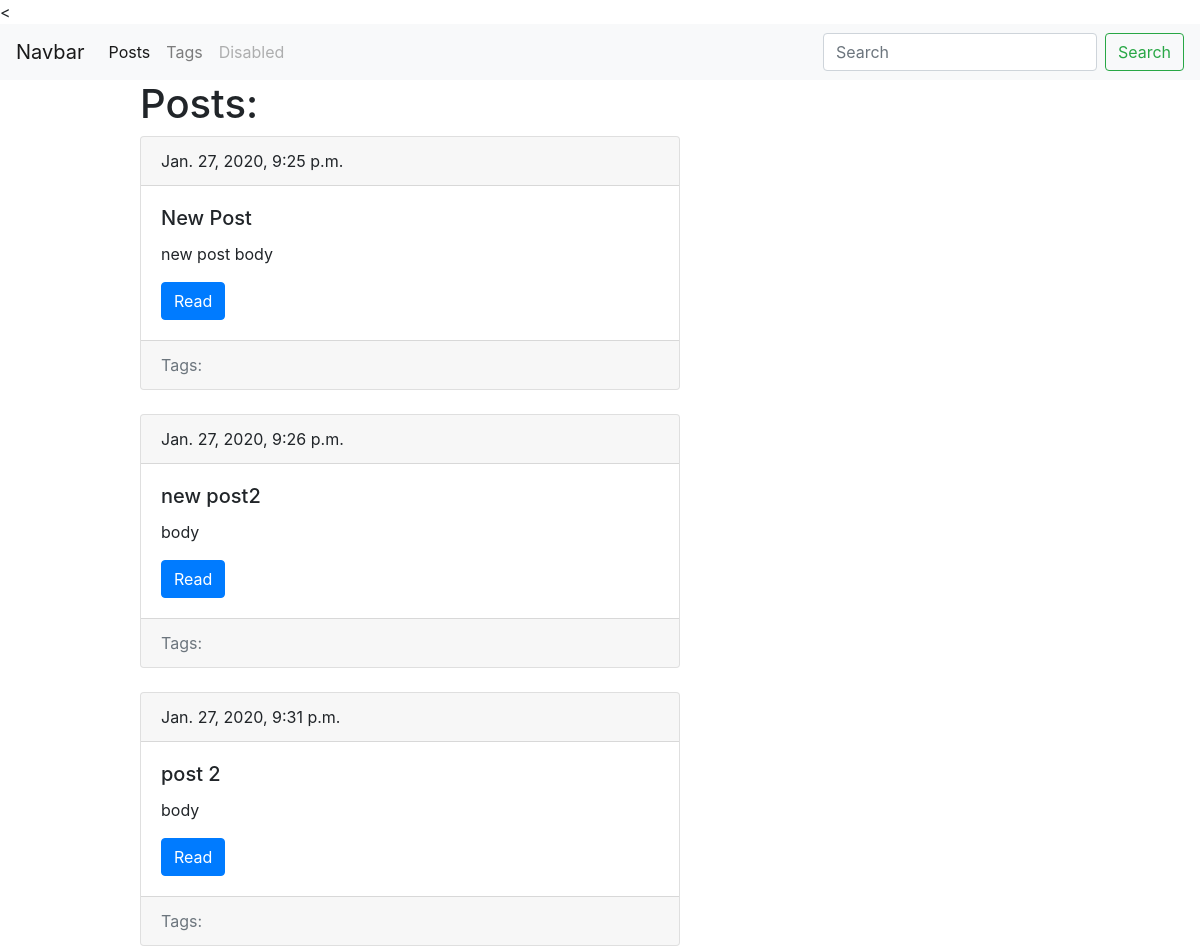
The page /blog/ (upper part) on the database as committed earlier.
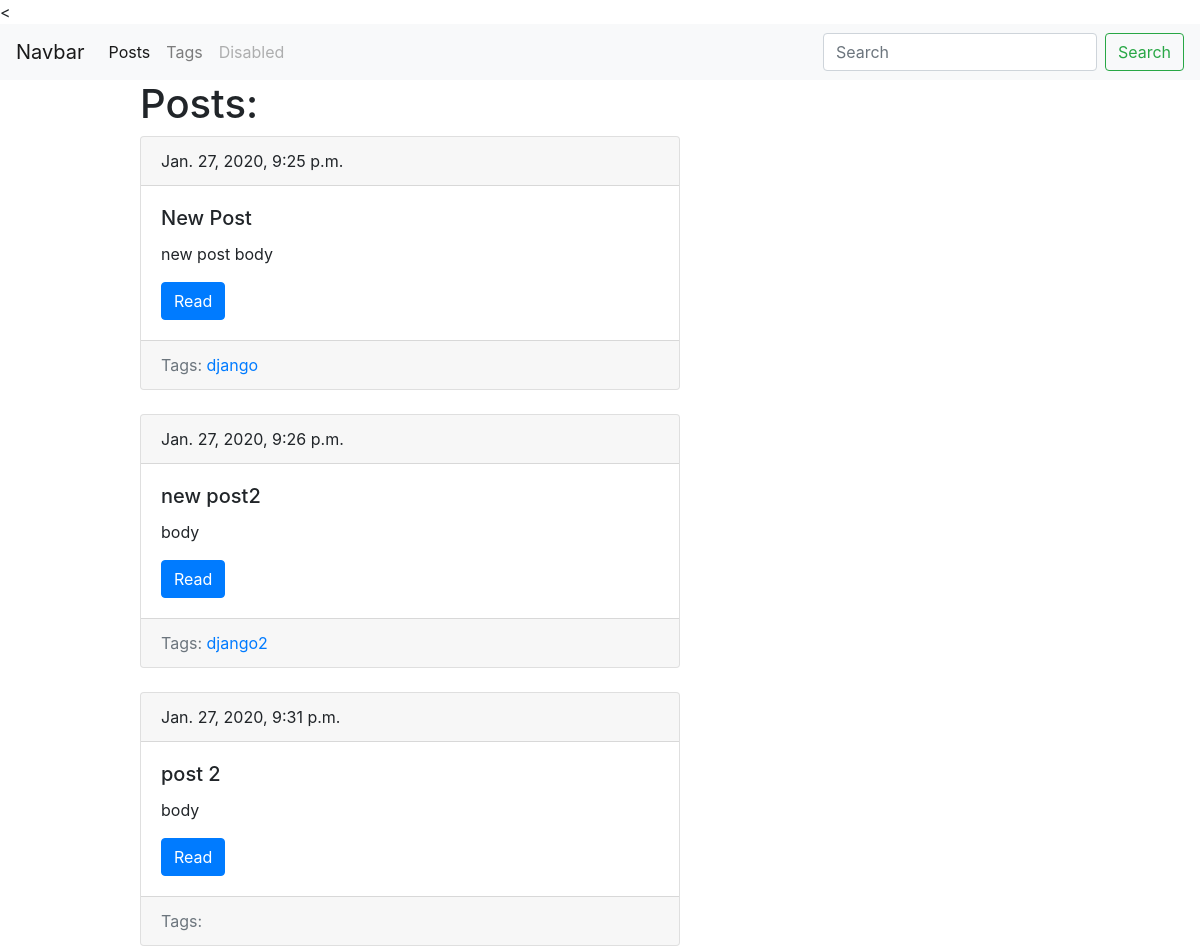
The same page on the database as committed later.
### blog/models.py (models this page shows, shortened)
class Post(models.Model):
    title = models.CharField(max_length=150, db_index=True)
    slug = models.SlugField(max_length=150, unique=True) # урлы, чпу
    body = models.TextField(blank=True, db_index=True)
    tags = models.ManyToManyField('Tag', blank=True, related_name='posts') # связь многое к многим для связи с тегами
    date_pub = models.DateTimeField(auto_now_add=True)
    def get_absolute_url(self):
        return reverse('post_detail_url', kwargs={'slug': self.slug}) # функция подтягивает ссылки на посты в шаблон

class Tag(models.Model):
    title = models.CharField(max_length=150)
    slug = models.SlugField(max_length=50, unique=True)
    def get_absolute_url(self):
        return reverse('tag_detail_url', kwargs={'slug': self.slug})

### blog/views.py (the view)
# urls.py: path('', posts_list, name='posts_list_url'),
def posts_list(request):
    posts = Post.objects.all()
    return render(request, 'blog/index.html', context={'posts':posts})

### blog/templates/blog/index.html (shortened to what this page needs)
{% extends 'blog/base_blog.html' %}
{% block content %}
    <h1>Posts:</h1>
    {% for post in posts %}
        {% include 'blog/includes/post_card_template.html'%}
    {% endfor %}
{% endblock %}

### blog/templates/blog/base_blog.html
{% extends 'base.html' %}

### templates/base.html (shortened to what this page needs)
<<!DOCTYPE html>
<html lang="en" dir="ltr">
    <head>
        <link rel="stylesheet" href="https://stackpath.bootstrapcdn.com/bootstrap/4.4.1/css/bootstrap.min.css">
    </head>
    <body>
        <nav class="navbar navbar-expand-lg navbar-light bg-light">
            <a class="navbar-brand" href="#">Navbar</a>
            <div class="collapse navbar-collapse" id="navbarTogglerDemo02">
                <ul class="navbar-nav mr-auto mt-2 mt-lg-0">
                    <li class="nav-item active">
                        <a class="nav-link" href="{% url 'posts_list_url' %}">Posts</a>
                    </li>
                    <li class="nav-item">
                        <a class="nav-link" href="{% url 'tags_list_url' %}">Tags</a>
                    </li>
                    <li class="nav-item">
                        <a class="nav-link disabled" href="#" tabindex="-1" aria-disabled="true">Disabled</a>
                    </li>
                </ul>
                <form class="form-inline my-2 my-lg-0">
                    <input class="form-control mr-sm-2" type="search" placeholder="Search">
                    <button class="btn btn-outline-success my-2 my-sm-0" type="submit">Search</button>
                </form>
            </div>
        </nav>
        <div class="container">
            <div class="row">
                <div class="col-6 offset-md-1">
                    {% block content %}{% endblock %}
                </div>
            </div>
        </div>
    </body>
</html>

### blog/templates/blog/includes/post_card_template.html
<div class="card mb-4">
    <div class="card-header">
        {{ post.date_pub }}
    </div>
    <div class="card-body">
        <h5 class="card-title">{{ post.title }}</h5>
        <p class="card-text">{{ post.body|truncatewords:15 }}</p>
        <a href="{{ post.get_absolute_url }}" class="btn btn-primary">Read</a>
    </div>
    <div class="card-footer text-muted">
        Tags:
        {%for tag in post.tags.all %}
            <a href = "{{tag.get_absolute_url}}"> {{ tag.title }} </a>
        {% endfor %}
    </div>
</div>

Rows that differ between the two databases and show on the page:
added Tag: title "django", shown under Post "New Post"
added Tag: title "django2", shown under Post "new post2"
